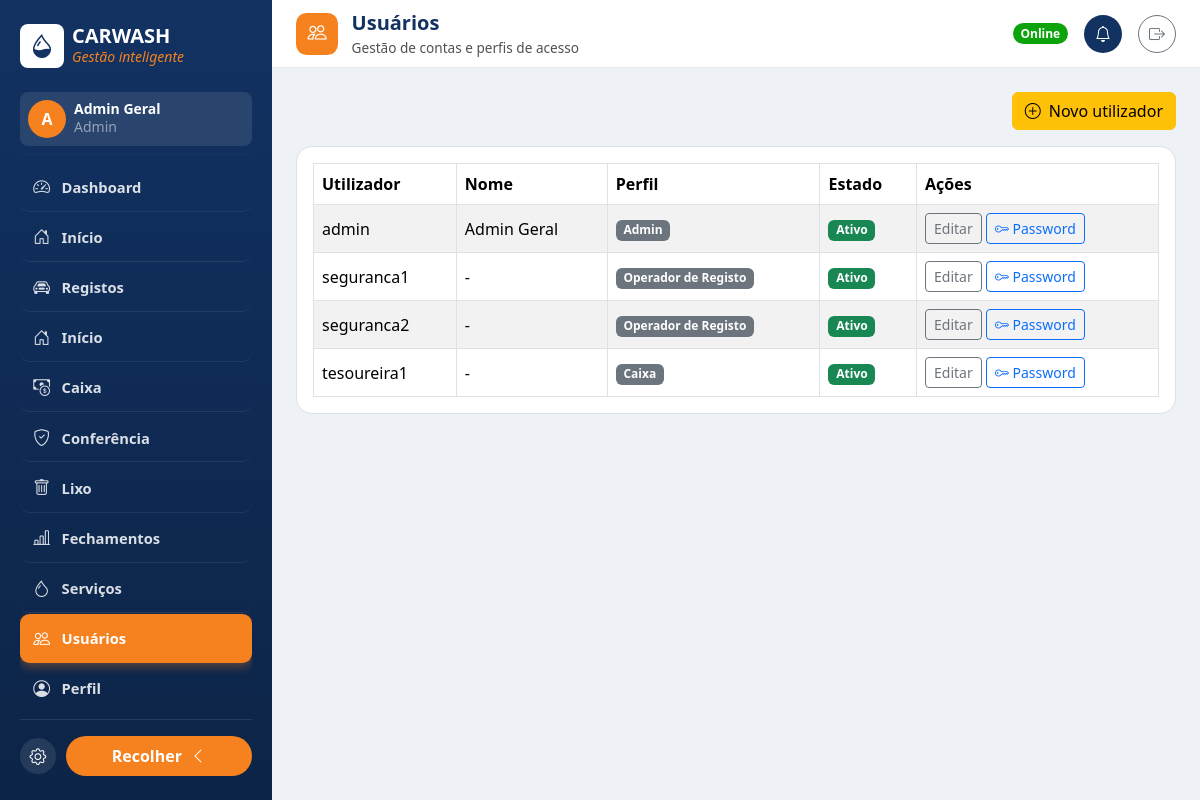
The app's page /usuarios/ (signed in) with its own data.
### accounts/models.py (models this page shows)
class User(AbstractUser):
    class Meta:
        permissions = [
            ('view_admin_dashboard', 'Pode ver o dashboard administrativo'),
        ]
    def is_seguranca(self):
        return self.has_perm('vehicles.view_vehicleentry')
    def is_tesoureira(self):
        return self.has_perm('cashbox.view_payment')
    def is_admin_role(self):
        return self.is_superuser or self.has_perm('accounts.view_admin_dashboard')
    @property
    def role_label(self):
        if self.is_admin_role():
            return 'Admin'
        labels = []
        if self.is_seguranca():
            labels.append('Operador de Registo')
        if self.is_tesoureira():
            labels.append('Caixa')
        return ' + '.join(labels) if labels else 'Sem perfil'

### accounts/views.py (the view)
# urls.py: path('usuarios/', views.user_list, name='user_list'),
@permission_required('accounts.view_user')
def user_list(request):
    return render(request, 'accounts/user_list.html', _user_list_context())

### accounts/views.py (called while the page is built)
def _user_list_context(**overrides):
    users = User.objects.all().order_by('username')
    rows = [(u, UserEditForm(instance=u), SetPasswordForm()) for u in users]
    context = {
        'users': users,
        'rows': rows,
        'create_form': UserCreateForm(),
        'open_create': False,
        'open_edit_pk': None,
        'open_password_pk': None,
    }
    context.update(overrides)
    return context

### templates/accounts/user_list.html (shortened to what this page needs)
{% extends 'base.html' %}
{% block page_icon %}<div class="cw-topbar-icon"><i class="bi bi-people"></i></div>{% endblock %}
{% block page_title %}Usuários{% endblock %}
{% block page_subtitle %}Gestão de contas e perfis de acesso{% endblock %}
{% block content %}
<div class="d-flex justify-content-end mb-3">
    <button type="button" class="btn btn-warning" data-bs-toggle="modal" data-bs-target="#createUserModal">
        <i class="bi bi-plus-circle me-1"></i> Novo utilizador
    </button>
</div>
<div class="bg-white border rounded-4 p-2 p-md-3 d-none d-md-block">
    <div class="table-responsive">
        <table class="table table-striped table-bordered table-hover align-middle mb-0">
            <thead>
                <tr>
                    <th>Utilizador</th>
                    <th>Nome</th>
                    <th>Perfil</th>
                    <th>Estado</th>
                    <th>Ações</th>
                </tr>
            </thead>
            <tbody>
                {% for u, edit_form, pw_form in rows %}
                <tr>
                    <td>{{ u.username }}</td>
                    <td>{{ u.get_full_name|default:'-' }}</td>
                    <td><span class="badge bg-secondary">{{ u.role_label }}</span></td>
                    <td>
                        {% if u.is_active %}<span class="badge bg-success">Ativo</span>{% else %}<span class="badge bg-danger">Inativo</span>{% endif %}
                    </td>
                    <td>
                        <button type="button" class="btn btn-sm btn-outline-secondary" data-bs-toggle="modal" data-bs-target="#editUserModal{{ u.pk }}">Editar</button>
                        <button type="button" class="btn btn-sm btn-outline-primary" data-bs-toggle="modal" data-bs-target="#passwordModal{{ u.pk }}">
                            <i class="bi bi-key"></i> Password
                        </button>
                    </td>
                </tr>
                {% empty %}
                <tr><td colspan="5" class="text-center text-muted py-4">Nenhum utilizador.</td></tr>
                {% endfor %}
            </tbody>
        </table>
    </div>
</div>
{% endblock %}

### templates/partials/sidebar_content.html (shortened to what this page needs)
{% load static %}
<div class="d-flex align-items-center gap-2 mb-4">
    <div class="bg-white rounded-3 d-flex align-items-center justify-content-center flex-shrink-0" style="width: 44px; height: 44px;"><i class="bi bi-droplet-half text-navy fs-4"></i></div>
    <div class="cw-sidebar-label">
        <div class="fw-bold fs-5 lh-1 text-uppercase">CarWash</div>
        <div class="small text-orange fst-italic">Gestão inteligente</div>
    </div>
</div>
<div class="bg-white bg-opacity-10 rounded-3 p-2 d-flex align-items-center gap-2 mb-2">
    <div class="rounded-circle bg-orange text-white d-flex align-items-center justify-content-center fw-bold flex-shrink-0" style="width: 38px; height: 38px;">{{ user.username|slice:':1'|upper }}</div>
    <div class="min-w-0 cw-sidebar-label">
        <div class="fw-semibold small lh-1">{{ user.get_full_name|default:user.username }}</div>
        <div class="text-white-50 small">{{ user.role_label }}</div>
    </div>
</div>
<hr class="border-white border-opacity-10 my-2">
<nav class="cw-sidebar-nav nav flex-column">
    {% if user.is_admin_role %}
    <a class="nav-link {% if request.resolver_match.url_name == 'admin_dashboard' %}active{% endif %}"
       href="{% url 'admin_dashboard' %}"><i class="bi bi-speedometer2"></i> <span class="cw-sidebar-label">Dashboard</span></a>
    {% endif %}
    {% if user.is_seguranca %}
    <a class="nav-link {% if request.resolver_match.url_name == 'home' %}active{% endif %}"
       href="{% url 'vehicles:home' %}"><i class="bi bi-house-door"></i> <span class="cw-sidebar-label">Início</span></a>
    {% endif %}
    {% if user.is_seguranca or user.is_admin_role %}
    <a class="nav-link {% if request.resolver_match.app_name == 'vehicles' and request.resolver_match.url_name != 'trash_list' and request.resolver_match.url_name != 'home' %}active{% endif %}"
       href="{% url 'vehicles:list' %}"><i class="bi bi-car-front"></i> <span class="cw-sidebar-label">Registos</span></a>
    {% endif %}
    {% if user.is_tesoureira %}
    <a class="nav-link {% if request.resolver_match.url_name == 'home' %}active{% endif %}"
       href="{% url 'cashbox:home' %}"><i class="bi bi-house-door"></i> <span class="cw-sidebar-label">Início</span></a>
    {% endif %}
    {% if user.is_tesoureira or user.is_admin_role %}
    <a class="nav-link "
       href="{% url 'cashbox:dashboard' %}"><i class="bi bi-cash-coin"></i> <span class="cw-sidebar-label">Caixa</span></a>
    {% endif %}
    {% if user.is_admin_role %}
    <a class="nav-link {% if request.resolver_match.app_name == 'audit' %}active{% endif %}"
       href="{% url 'audit:reconciliation' %}"><i class="bi bi-shield-check"></i> <span class="cw-sidebar-label">Conferência</span></a>
    <a class="nav-link {% if request.resolver_match.url_name == 'trash_list' %}active{% endif %}"
       href="{% url 'vehicles:trash_list' %}"><i class="bi bi-trash"></i> <span class="cw-sidebar-label">Lixo</span></a>
    <a class="nav-link {% if request.resolver_match.url_name == 'closures' or request.resolver_match.url_name == 'period_closure_create' %}active{% endif %}"
       href="{% url 'cashbox:closures' %}"><i class="bi bi-bar-chart-line"></i> <span class="cw-sidebar-label">Fechamentos</span></a>
    <a class="nav-link {% if request.resolver_match.app_name == 'services' %}active{% endif %}"
       href="{% url 'services:list' %}"><i class="bi bi-droplet"></i> <span class="cw-sidebar-label">Serviços</span></a>
    <a class="nav-link {% if request.resolver_match.url_name == 'user_list' %}active{% endif %}"
       href="{% url 'user_list' %}"><i class="bi bi-people"></i> <span class="cw-sidebar-label">Usuários</span></a>
    {% endif %}
    <a class="nav-link {% if request.resolver_match.url_name == 'profile' %}active{% endif %}"
       href="{% url 'profile' %}"><i class="bi bi-person-circle"></i> <span class="cw-sidebar-label">Perfil</span></a>
</nav>

### static/css/theme.css (style rules this page uses)
:root { --cw-navy: #123262; --cw-navy-dark: #0c2447; --cw-orange: #f5821f; --cw-orange-dark: #d96c0f; --cw-good: #0ca30c; --cw-warning: #fab219; --cw-serious: #ec835a; --cw-critical: #d03b3b; --cw-muted: #898781; --cw-ink-primary: #0b0b0b; --cw-ink-secondary: #52514e; --cw-sidebar-width: 272px; --cw-topbar-height: 68px; }
.bg-orange { background-color: var(--cw-orange) !important; }
.text-navy { color: var(--cw-navy) !important; }
.text-orange { color: var(--cw-orange) !important; }
body { background-color: #eef1f6; }
.cw-sidebar-nav .nav-link { color: rgba(255, 255, 255, .85); border-radius: .6rem; padding: .7rem .75rem; margin-bottom: .1rem; display: flex; align-items: center; gap: .65rem; font-size: .92rem; font-weight: 600; border-bottom: 1px solid rgba(255, 255, 255, .08); }
.cw-sidebar-nav .nav-link:last-child { border-bottom: none; }
.cw-sidebar-nav .nav-link i { font-size: 1.05rem; width: 1.2rem; text-align: center; }
.cw-sidebar-nav .nav-link.active { background: var(--cw-orange); color: #fff; border-bottom-color: transparent; box-shadow: 0 4px 10px rgba(245, 130, 31, .35); }
.cw-topbar-icon { width: 42px; height: 42px; border-radius: .65rem; background: var(--cw-orange); color: #fff; display: flex; align-items: center; justify-content: center; font-size: 1.2rem; flex-shrink: 0; }

### records on screen
User: username "A", get_full_name "Admin Geral", role_label "Admin", username "admin", is_active "Ativo"
User: username "seguranca1", get_full_name "-", role_label "Operador de Registo", shows "Ativo"
User: username "seguranca2", get_full_name "-", role_label "Operador de Registo", shows "Ativo"
User: username "tesoureira1", get_full_name "-", role_label "Caixa", shows "Ativo"
